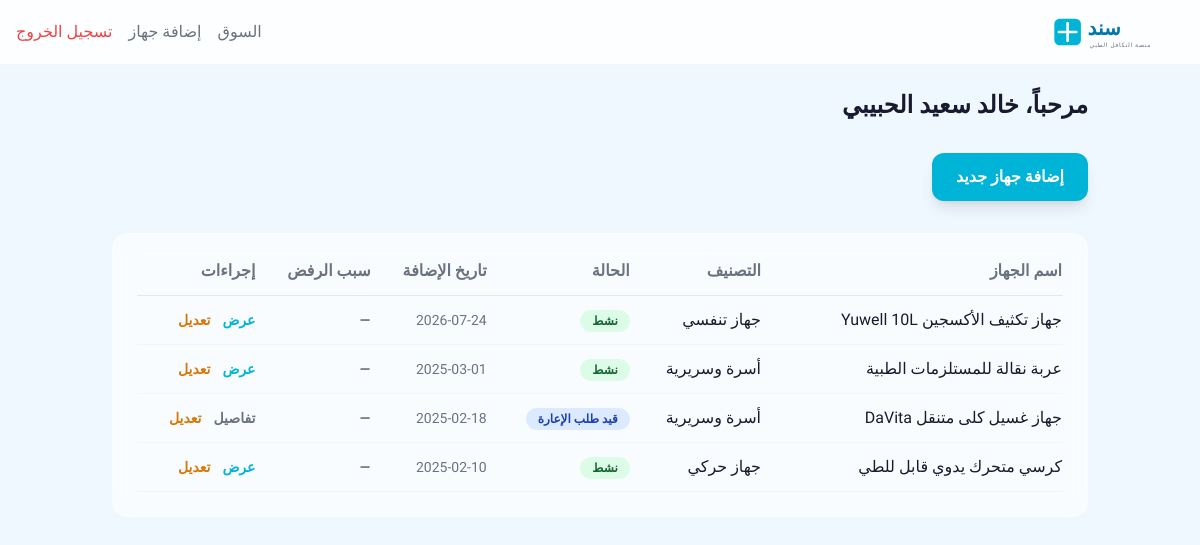
The page /dashboard-donor.php (signed in) on the database its author committed.
### tables this page shows
CREATE TABLE `users` (
  `id` int(10) UNSIGNED NOT NULL,
  `full_name` varchar(100) NOT NULL,
  `phone` varchar(20) NOT NULL,
  `email` varchar(150) NOT NULL,
  `password_hash` varchar(255) NOT NULL,
  `role` enum('beneficiary','donor','admin') NOT NULL DEFAULT 'beneficiary',
  `governorate` varchar(50) NOT NULL,
  `district` varchar(100) NOT NULL,
  `is_active` tinyint(1) NOT NULL DEFAULT 1,
  `created_at` timestamp NOT NULL DEFAULT current_timestamp()
);

CREATE TABLE `devices` (
  `id` int(10) UNSIGNED NOT NULL,
  `donor_id` int(10) UNSIGNED NOT NULL,
  `name` varchar(150) NOT NULL,
  `category` enum('respiratory','mobility','beds_clinical','diagnostic') NOT NULL,
  `condition_rating` enum('excellent','good','acceptable') NOT NULL,
  `description` text NOT NULL,
  `offer_type` enum('donation','loan') NOT NULL,
  `loan_duration` varchar(50) DEFAULT NULL,
  `governorate` varchar(50) NOT NULL,
  `district` varchar(100) NOT NULL,
  `latitude` decimal(10,8) DEFAULT NULL,
  `longitude` decimal(11,8) DEFAULT NULL,
  `status` enum('pending_review','active','under_request_review','loaned','rejected') NOT NULL DEFAULT 'pending_review',
  `rejection_reason` text DEFAULT NULL,
  `admin_reviewed_by` int(10) UNSIGNED DEFAULT NULL,
  `admin_reviewed_at` datetime DEFAULT NULL,
  `created_at` timestamp NOT NULL DEFAULT current_timestamp()
);

### includes/auth.php (called while the page is built, shortened)
<?php
function isLoggedIn(): bool {
    return isset($_SESSION['user_id']);
}
function getCurrentUser(): ?array {
    global $pdo;
    $stmt = $pdo->prepare("SELECT * FROM users WHERE id = ? AND is_active = 1");
    $stmt->execute([$_SESSION['user_id']]);
    $user = $stmt->fetch();
    return $user ?: null;
}

### dashboard-donor.php (the view, shortened to what this page needs)
<?php
require_once __DIR__ . '/includes/db.php';
require_once __DIR__ . '/includes/auth.php';
$currentUser = getCurrentUser();
$stmt = $pdo->prepare("SELECT * FROM devices WHERE donor_id = ? ORDER BY created_at DESC");
$stmt->execute([$currentUser['id']]);
$devices = $stmt->fetchAll();
$categoryLabels = [
    'respiratory' => 'جهاز تنفسي',
    'mobility' => 'جهاز حركي',
    'beds_clinical' => 'أسرة وسريرية',
    'diagnostic' => 'تشخيصي',
];
$statusLabels = [
    'pending_review' => 'قيد المراجعة',
    'active' => 'نشط',
    'under_request_review' => 'قيد طلب الإعارة',
    'loaned' => 'معار',
    'rejected' => 'مرفوض',
];
$statusClasses = [
    'pending_review' => 'bg-amber-100 text-amber-800',
    'active' => 'bg-green-100 text-green-800',
    'under_request_review' => 'bg-blue-100 text-blue-800',
    'loaned' => 'bg-purple-100 text-purple-800',
    'rejected' => 'bg-red-100 text-red-800',
];
?><!DOCTYPE html>
<html dir="rtl" lang="ar">
<head>
  <script src="https://cdn.tailwindcss.com"></script>
  <link rel="stylesheet" href="assets/css/style.css">
</head>
<body class="font-tajawal bg-bg text-text-dark min-h-screen">
<nav class="sticky top-0 z-50 bg-white/80 backdrop-blur-md border-b border-gray-100">
  <div class="max-w-7xl mx-auto px-4 h-16 flex items-center justify-between">
    <a href="index.php"><img src="assets/images/logo.svg" alt="سند" class="h-10"></a>
    <div class="flex gap-4 items-center">
      <a href="marketplace.php" class="text-text-muted hover:text-primary transition">السوق</a>
      <a href="add-device.php" class="text-text-muted hover:text-primary transition">إضافة جهاز</a>
      <a href="logout.php" class="text-red-500 hover:text-red-700 transition">تسجيل الخروج</a>
    </div>
  </div>
</nav>
<div class="max-w-5xl mx-auto p-6 fade-in">
  <div class="flex items-center justify-between mb-8">
    <h1 class="text-2xl font-bold">مرحباً، <?= htmlspecialchars($currentUser['full_name']) ?></h1>
  </div>
  <div class="mb-8">
    <a href="add-device.php" class="inline-block bg-primary hover:bg-primary-dark text-white px-6 py-3 rounded-xl font-semibold transition-all duration-300 shadow-lg hover:shadow-xl">إضافة جهاز جديد</a>
  </div>
  <div class="glass rounded-2xl p-6 overflow-x-auto">
    <?php if (empty($devices)): ?>
      <div class="text-center py-12">
        <p class="text-text-muted text-lg">لا توجد أجهزة مضافة بعد</p>
        <a href="add-device.php" class="inline-block mt-4 text-primary hover:text-primary-dark font-semibold">أضف جهازك الأول الآن</a>
      </div>
    <?php else: ?>
      <table class="w-full text-right" aria-label="قائمة الأجهزة المضافة">
        <thead>
          <tr class="border-b border-gray-200">
            <th class="pb-3 font-semibold text-text-muted">اسم الجهاز</th>
            <th class="pb-3 font-semibold text-text-muted">التصنيف</th>
            <th class="pb-3 font-semibold text-text-muted">الحالة</th>
            <th class="pb-3 font-semibold text-text-muted">تاريخ الإضافة</th>
            <th class="pb-3 font-semibold text-text-muted">سبب الرفض</th>
            <th class="pb-3 font-semibold text-text-muted">إجراءات</th>
          </tr>
        </thead>
        <tbody>
          <?php foreach ($devices as $device): ?>
            <tr class="border-b border-gray-100 hover:bg-white/50 transition">
              <td class="py-3 font-medium"><?= htmlspecialchars($device['name']) ?></td>
              <td class="py-3"><?= $categoryLabels[$device['category']] ?? $device['category'] ?></td>
              <td class="py-3">
                <span class="px-3 py-1 rounded-full text-xs font-semibold <?= $statusClasses[$device['status']] ?>">
                  <?= $statusLabels[$device['status']] ?? $device['status'] ?>
                </span>
              </td>
              <td class="py-3 text-text-muted text-sm"><?= date('Y-m-d', strtotime($device['created_at'])) ?></td>
              <td class="py-3 text-sm">
                <?= ($device['status'] === 'rejected' && $device['rejection_reason']) ? htmlspecialchars($device['rejection_reason']) : '—' ?>
              </td>
              <td class="py-3">
                <div class="flex gap-3">
                  <?php if ($device['status'] === 'active'): ?>
                    <a href="device.php?id=<?= $device['id'] ?>" class="text-primary hover:text-primary-dark font-semibold text-sm">عرض</a>
                  <?php else: ?>
                    <a href="device.php?id=<?= $device['id'] ?>" class="text-gray-500 hover:text-gray-700 font-semibold text-sm">تفاصيل</a>
                  <?php endif; ?>
                  <a href="edit-device.php?id=<?= $device['id'] ?>" class="text-amber-600 hover:text-amber-800 font-semibold text-sm">تعديل</a>
                </div>
              </td>
            </tr>
          <?php endforeach; ?>
        </tbody>
      </table>
    <?php endif; ?>
  </div>
</div>
</body>
</html>

### assets/css/style.css (style rules this page uses)
:root { --tw-color-primary: #00B4D8; --tw-color-primary-dark: #0077A8; --tw-color-secondary: #90E0EF; --tw-color-accent: #CAF0F8; --tw-color-bg: #F0F8FF; --tw-color-text-dark: #1A1A2E; --tw-color-text-muted: #6B7280; }
body { font-family: 'Tajawal', sans-serif; direction: rtl; text-align: right; }
.glass { background: rgba(255, 255, 255, 0.6); backdrop-filter: blur(12px); -webkit-backdrop-filter: blur(12px); border: 1px solid rgba(255, 255, 255, 0.3); }
.fade-in { animation: fadeIn 0.4s ease-in; }
a, button { transition: color 0.2s ease, background-color 0.2s ease, box-shadow 0.2s ease, transform 0.2s ease; }

### rows shown on the page
users: full_name "خالد سعيد الحبيبي"
devices: name "جهاز تكثيف الأكسجين Yuwell 10L", category "جهاز تنفسي", status "نشط", created_at "2026-07-24"
devices: name "عربة نقالة للمستلزمات الطبية", category "أسرة وسريرية", status "نشط", created_at "2025-03-01"
devices: name "جهاز غسيل كلى متنقل DaVita", category "أسرة وسريرية", status "قيد طلب الإعارة", created_at "2025-02-18"
devices: name "كرسي متحرك يدوي قابل للطي", category "جهاز حركي", status "نشط", created_at "2025-02-10"
